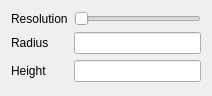
<ui version="4.0" >
 <class>Form</class>
 <widget class="QWidget" name="Form" >
  <property name="geometry" >
   <rect>
    <x>0</x>
    <y>0</y>
    <width>212</width>
    <height>96</height>
   </rect>
  </property>
  <property name="windowTitle" >
   <string>Form</string>
  </property>
  <layout class="QGridLayout" >
   <item row="0" column="0" >
    <widget class="QLabel" name="label" >
     <property name="text" >
      <string>Resolution</string>
     </property>
    </widget>
   </item>
   <item row="0" column="1" >
    <widget class="QSlider" name="Resolution" >
     <property name="orientation" >
      <enum>Qt::Horizontal</enum>
     </property>
    </widget>
   </item>
   <item row="1" column="0" >
    <widget class="QLabel" name="label_2" >
     <property name="text" >
      <string>Radius</string>
     </property>
    </widget>
   </item>
   <item row="1" column="1" >
    <widget class="QLineEdit" name="Radius" />
   </item>
   <item row="2" column="0" >
    <widget class="QLabel" name="label_3" >
     <property name="text" >
      <string>Height</string>
     </property>
    </widget>
   </item>
   <item row="2" column="1" >
    <widget class="QLineEdit" name="Height" />
   </item>
  </layout>
 </widget>
 <resources>
  <include location="GismoGeometryPanel.qrc" />
 </resources>
 <connections/>
</ui>
